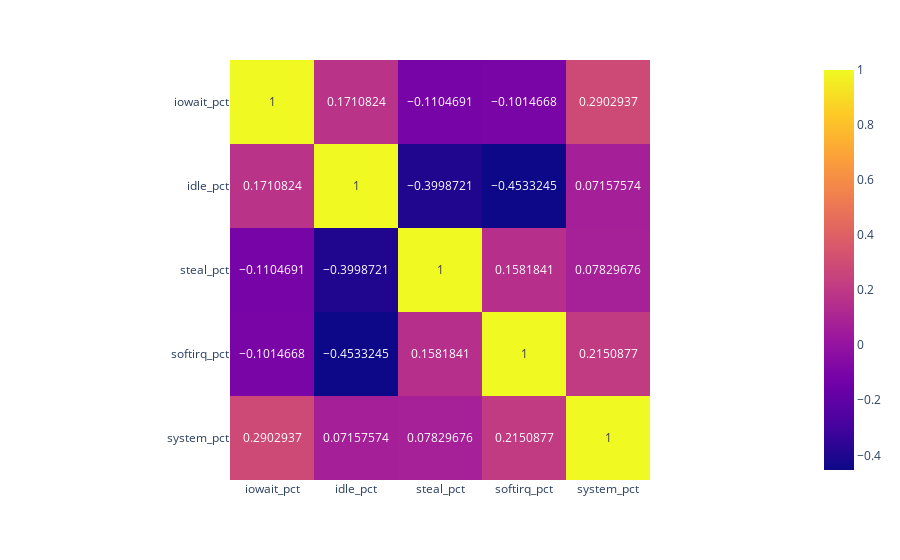
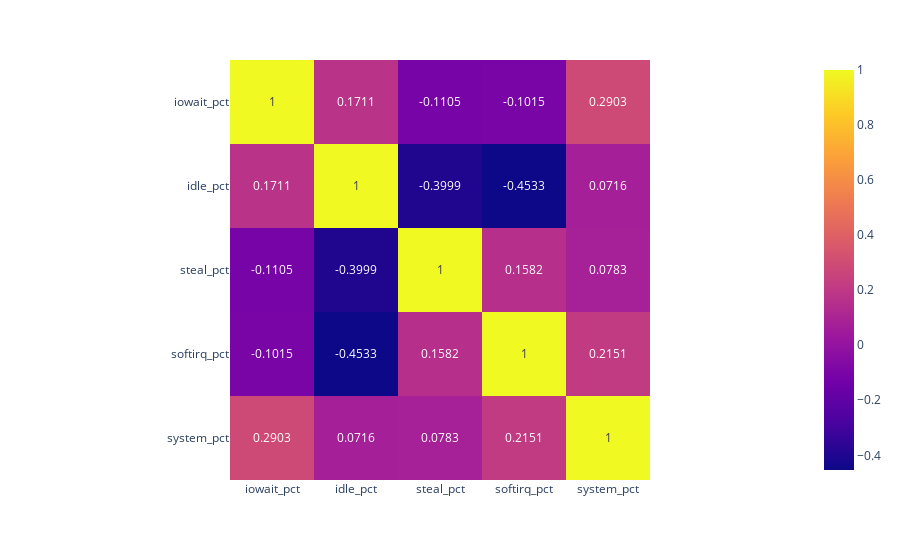

Here is the notebook cell these charts were saved with, in order:
### Code cell
fig = px.imshow(correlated_data, text_auto=True)
#fig2 = go.Figure(fig.data, fig.layout)
fig2 = fig2.update_traces(text=correlated_data.applymap(lambda x: (round(x,4))), texttemplate="%{text}", hovertemplate=None)

fig.show()
fig2.show()

### Figure 1 — Plotly figure (JSON) as saved in the notebook; plotly's stock layout.template omitted (floating-point values rounded to 4 significant figures)
{"data": [{"coloraxis": "coloraxis", "hovertemplate": "x: %{x}<br>y: %{y}<br>color: %{z}<extra></extra>", "name": "0", "texttemplate": "%{z}", "type": "heatmap", "x": ["iowait_pct", "idle_pct", "steal_pct", "softirq_pct", "system_pct"], "xaxis": "x", "y": ["iowait_pct", "idle_pct", "steal_pct", "softirq_pct", "system_pct"], "yaxis": "y", "z": [[1, 0.1711, -0.1105, -0.1015, 0.2903], [0.1711, 1, -0.3999, -0.4533, 0.07158], [-0.1105, -0.3999, 1, 0.1582, 0.0783], [-0.1015, -0.4533, 0.1582, 1, 0.2151], [0.2903, 0.07158, 0.0783, 0.2151, 1]]}], "layout": {"coloraxis": {"colorscale": [[0, "#0d0887"], [0.1111, "#46039f"], [0.2222, "#7201a8"], [0.3333, "#9c179e"], [0.4444, "#bd3786"], [0.5556, "#d8576b"], [0.6667, "#ed7953"], [0.7778, "#fb9f3a"], [0.8889, "#fdca26"], [1, "#f0f921"]]}, "margin": {"t": 60}, "xaxis": {"anchor": "y", "constrain": "domain", "domain": [0, 1], "scaleanchor": "y"}, "yaxis": {"anchor": "x", "autorange": "reversed", "constrain": "domain", "domain": [0, 1]}}}

### Figure 2 — Plotly figure (JSON) as saved in the notebook; plotly's stock layout.template omitted (floating-point values rounded to 4 significant figures)
{"data": [{"coloraxis": "coloraxis", "name": "0", "text": [[1, 0.1711, -0.1105, -0.1015, 0.2903], [0.1711, 1, -0.3999, -0.4533, 0.0716], [-0.1105, -0.3999, 1, 0.1582, 0.0783], [-0.1015, -0.4533, 0.1582, 1, 0.2151], [0.2903, 0.0716, 0.0783, 0.2151, 1]], "texttemplate": "%{text}", "type": "heatmap", "x": ["iowait_pct", "idle_pct", "steal_pct", "softirq_pct", "system_pct"], "xaxis": "x", "y": ["iowait_pct", "idle_pct", "steal_pct", "softirq_pct", "system_pct"], "yaxis": "y", "z": [[1, 0.1711, -0.1105, -0.1015, 0.2903], [0.1711, 1, -0.3999, -0.4533, 0.07158], [-0.1105, -0.3999, 1, 0.1582, 0.0783], [-0.1015, -0.4533, 0.1582, 1, 0.2151], [0.2903, 0.07158, 0.0783, 0.2151, 1]]}], "layout": {"coloraxis": {"colorscale": [[0, "#0d0887"], [0.1111, "#46039f"], [0.2222, "#7201a8"], [0.3333, "#9c179e"], [0.4444, "#bd3786"], [0.5556, "#d8576b"], [0.6667, "#ed7953"], [0.7778, "#fb9f3a"], [0.8889, "#fdca26"], [1, "#f0f921"]]}, "margin": {"t": 60}, "xaxis": {"anchor": "y", "constrain": "domain", "domain": [0, 1], "scaleanchor": "y"}, "yaxis": {"anchor": "x", "autorange": "reversed", "constrain": "domain", "domain": [0, 1]}}}
